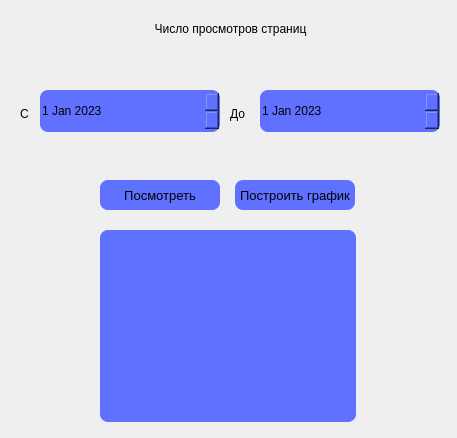
<?xml version="1.0" encoding="UTF-8"?>
<ui version="4.0">
 <class>Dialog</class>
 <widget class="QDialog" name="Dialog">
  <property name="geometry">
   <rect>
    <x>0</x>
    <y>0</y>
    <width>457</width>
    <height>438</height>
   </rect>
  </property>
  <property name="windowTitle">
   <string>Визиты</string>
  </property>
  <widget class="QDateEdit" name="dateEdit">
   <property name="geometry">
    <rect>
     <x>40</x>
     <y>90</y>
     <width>180</width>
     <height>42</height>
    </rect>
   </property>
   <property name="styleSheet">
    <string notr="true">background-color: rgb(96, 112, 255);
border-radius: 8px;</string>
   </property>
   <property name="date">
    <date>
     <year>2023</year>
     <month>1</month>
     <day>1</day>
    </date>
   </property>
  </widget>
  <widget class="QDateEdit" name="dateEdit_2">
   <property name="geometry">
    <rect>
     <x>260</x>
     <y>90</y>
     <width>180</width>
     <height>42</height>
    </rect>
   </property>
   <property name="styleSheet">
    <string notr="true">background-color: rgb(96, 112, 255);
border-radius: 8px;</string>
   </property>
   <property name="date">
    <date>
     <year>2023</year>
     <month>1</month>
     <day>1</day>
    </date>
   </property>
  </widget>
  <widget class="QLabel" name="label">
   <property name="geometry">
    <rect>
     <x>20</x>
     <y>105</y>
     <width>21</width>
     <height>18</height>
    </rect>
   </property>
   <property name="text">
    <string>С</string>
   </property>
  </widget>
  <widget class="QLabel" name="label_2">
   <property name="geometry">
    <rect>
     <x>230</x>
     <y>105</y>
     <width>21</width>
     <height>18</height>
    </rect>
   </property>
   <property name="text">
    <string>До</string>
   </property>
  </widget>
  <widget class="QLabel" name="label_3">
   <property name="geometry">
    <rect>
     <x>110</x>
     <y>20</y>
     <width>241</width>
     <height>18</height>
    </rect>
   </property>
   <property name="text">
    <string>Число просмотров страниц</string>
   </property>
   <property name="alignment">
    <set>Qt::AlignCenter</set>
   </property>
  </widget>
  <widget class="QLabel" name="label_4">
   <property name="geometry">
    <rect>
     <x>80</x>
     <y>50</y>
     <width>301</width>
     <height>18</height>
    </rect>
   </property>
   <property name="text">
    <string/>
   </property>
   <property name="alignment">
    <set>Qt::AlignCenter</set>
   </property>
  </widget>
  <widget class="QPushButton" name="pushButton_4">
   <property name="geometry">
    <rect>
     <x>100</x>
     <y>180</y>
     <width>120</width>
     <height>30</height>
    </rect>
   </property>
   <property name="sizePolicy">
    <sizepolicy hsizetype="Expanding" vsizetype="Fixed">
     <horstretch>0</horstretch>
     <verstretch>0</verstretch>
    </sizepolicy>
   </property>
   <property name="palette">
    <palette>
     <active>
      <colorrole role="Button">
       <brush brushstyle="SolidPattern">
        <color alpha="255">
         <red>96</red>
         <green>112</green>
         <blue>255</blue>
        </color>
       </brush>
      </colorrole>
      <colorrole role="Base">
       <brush brushstyle="SolidPattern">
        <color alpha="255">
         <red>96</red>
         <green>112</green>
         <blue>255</blue>
        </color>
       </brush>
      </colorrole>
      <colorrole role="Window">
       <brush brushstyle="SolidPattern">
        <color alpha="255">
         <red>96</red>
         <green>112</green>
         <blue>255</blue>
        </color>
       </brush>
      </colorrole>
     </active>
     <inactive>
      <colorrole role="Button">
       <brush brushstyle="SolidPattern">
        <color alpha="255">
         <red>96</red>
         <green>112</green>
         <blue>255</blue>
        </color>
       </brush>
      </colorrole>
      <colorrole role="Base">
       <brush brushstyle="SolidPattern">
        <color alpha="255">
         <red>96</red>
         <green>112</green>
         <blue>255</blue>
        </color>
       </brush>
      </colorrole>
      <colorrole role="Window">
       <brush brushstyle="SolidPattern">
        <color alpha="255">
         <red>96</red>
         <green>112</green>
         <blue>255</blue>
        </color>
       </brush>
      </colorrole>
     </inactive>
     <disabled>
      <colorrole role="Button">
       <brush brushstyle="SolidPattern">
        <color alpha="255">
         <red>96</red>
         <green>112</green>
         <blue>255</blue>
        </color>
       </brush>
      </colorrole>
      <colorrole role="Base">
       <brush brushstyle="SolidPattern">
        <color alpha="255">
         <red>96</red>
         <green>112</green>
         <blue>255</blue>
        </color>
       </brush>
      </colorrole>
      <colorrole role="Window">
       <brush brushstyle="SolidPattern">
        <color alpha="255">
         <red>96</red>
         <green>112</green>
         <blue>255</blue>
        </color>
       </brush>
      </colorrole>
     </disabled>
    </palette>
   </property>
   <property name="font">
    <font>
     <pointsize>10</pointsize>
    </font>
   </property>
   <property name="mouseTracking">
    <bool>false</bool>
   </property>
   <property name="styleSheet">
    <string notr="true">background-color: rgb(96, 112, 255);
border-radius: 8px;</string>
   </property>
   <property name="text">
    <string>Посмотреть</string>
   </property>
   <property name="default">
    <bool>false</bool>
   </property>
   <property name="flat">
    <bool>false</bool>
   </property>
  </widget>
  <widget class="QListWidget" name="listWidget">
   <property name="geometry">
    <rect>
     <x>100</x>
     <y>230</y>
     <width>256</width>
     <height>192</height>
    </rect>
   </property>
   <property name="styleSheet">
    <string notr="true">QListWidget {
background-color: rgb(96, 112, 255);
border-radius: 8px;
}

 QScrollBar:vertical {
     border: 2px solid grey;
     background: rgb(96, 112, 255);
     width: 10px;
     margin: 22px 0 22px 0;
 }
 QScrollBar::handle:vertical {
     background: #32CC99;
     min-height: 20px;
 }
 QScrollBar::add-line:vertical {
     border: 2px solid grey;
     background: #32CC99;
     height: 20px;
     subcontrol-position: bottom;
     subcontrol-origin: margin;
 }

 QScrollBar::sub-line:vertical {
     border: 2px solid grey;
     background: #32CC99;
     height: 20px;
     subcontrol-position: top;
     subcontrol-origin: margin;
 }
 QScrollBar::up-arrow:vertical, QScrollBar::down-arrow:vertical {
     border: 2px solid grey;
     width: 3px;
     height: 3px;
     background: white;
 }

 QScrollBar::add-page:vertical, QScrollBar::sub-page:vertical {
     background: none;
 }

QScrollBar:horizontal {
    border: 2px solid grey;
    background: rgb(96, 112, 255);
    height: 10px;
    margin: 0px 20px 0 20px;
}
QScrollBar::handle:horizontal {
    background: #32CC99;
    min-width: 20px;
}

QScrollBar::add-line:horizontal {
    border: 2px solid grey;
    background: #32CC99;
    width: 20px;
    subcontrol-position: right;
    subcontrol-origin: margin;
}

QScrollBar::sub-line:horizontal {
    border: 2px solid grey;
    background: #32CC99;
    width: 20px;
    subcontrol-position: left;
    subcontrol-origin: margin;
}

QScrollBar:left-arrow:horizontal, QScrollBar::right-arrow:horizontal {
    border: 2px solid grey;
    width: 3px;
    height: 3px;
    background: white;
}

QScrollBar::add-page:horizontal, QScrollBar::sub-page:horizontal {
    background: none;
}</string>
   </property>
  </widget>
  <widget class="QPushButton" name="pushButton_5">
   <property name="geometry">
    <rect>
     <x>235</x>
     <y>180</y>
     <width>120</width>
     <height>30</height>
    </rect>
   </property>
   <property name="sizePolicy">
    <sizepolicy hsizetype="Expanding" vsizetype="Fixed">
     <horstretch>0</horstretch>
     <verstretch>0</verstretch>
    </sizepolicy>
   </property>
   <property name="palette">
    <palette>
     <active>
      <colorrole role="Button">
       <brush brushstyle="SolidPattern">
        <color alpha="255">
         <red>96</red>
         <green>112</green>
         <blue>255</blue>
        </color>
       </brush>
      </colorrole>
      <colorrole role="Base">
       <brush brushstyle="SolidPattern">
        <color alpha="255">
         <red>96</red>
         <green>112</green>
         <blue>255</blue>
        </color>
       </brush>
      </colorrole>
      <colorrole role="Window">
       <brush brushstyle="SolidPattern">
        <color alpha="255">
         <red>96</red>
         <green>112</green>
         <blue>255</blue>
        </color>
       </brush>
      </colorrole>
     </active>
     <inactive>
      <colorrole role="Button">
       <brush brushstyle="SolidPattern">
        <color alpha="255">
         <red>96</red>
         <green>112</green>
         <blue>255</blue>
        </color>
       </brush>
      </colorrole>
      <colorrole role="Base">
       <brush brushstyle="SolidPattern">
        <color alpha="255">
         <red>96</red>
         <green>112</green>
         <blue>255</blue>
        </color>
       </brush>
      </colorrole>
      <colorrole role="Window">
       <brush brushstyle="SolidPattern">
        <color alpha="255">
         <red>96</red>
         <green>112</green>
         <blue>255</blue>
        </color>
       </brush>
      </colorrole>
     </inactive>
     <disabled>
      <colorrole role="Button">
       <brush brushstyle="SolidPattern">
        <color alpha="255">
         <red>96</red>
         <green>112</green>
         <blue>255</blue>
        </color>
       </brush>
      </colorrole>
      <colorrole role="Base">
       <brush brushstyle="SolidPattern">
        <color alpha="255">
         <red>96</red>
         <green>112</green>
         <blue>255</blue>
        </color>
       </brush>
      </colorrole>
      <colorrole role="Window">
       <brush brushstyle="SolidPattern">
        <color alpha="255">
         <red>96</red>
         <green>112</green>
         <blue>255</blue>
        </color>
       </brush>
      </colorrole>
     </disabled>
    </palette>
   </property>
   <property name="font">
    <font>
     <pointsize>10</pointsize>
    </font>
   </property>
   <property name="mouseTracking">
    <bool>false</bool>
   </property>
   <property name="styleSheet">
    <string notr="true">background-color: rgb(96, 112, 255);
border-radius: 8px;</string>
   </property>
   <property name="text">
    <string>Построить график</string>
   </property>
   <property name="default">
    <bool>false</bool>
   </property>
   <property name="flat">
    <bool>false</bool>
   </property>
  </widget>
 </widget>
 <resources/>
 <connections/>
</ui>
